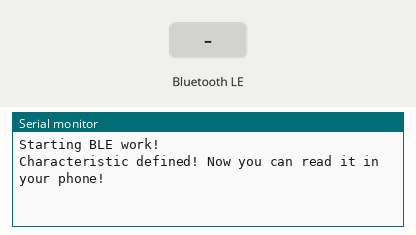
This sketch was run on a simulated ESP32-S3. On the bench: the last lines printed to the serial monitor. Inputs (shaded band) come from the test bench. Nothing arrives over Bluetooth unless stated; a phone connects over Bluetooth LE 3 s after start.

Above: at 6.2 s.
6.3 s: Bluetooth LE write "1" received
At 7.5 s:
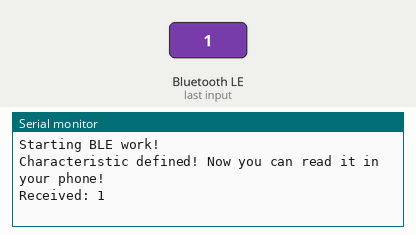
7.8 s: Bluetooth LE write "0" received
At 8.6 s:
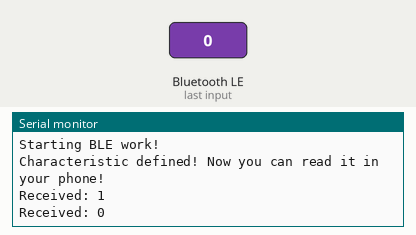
9.3 s: Bluetooth LE write "2" received
At 9.8 s:
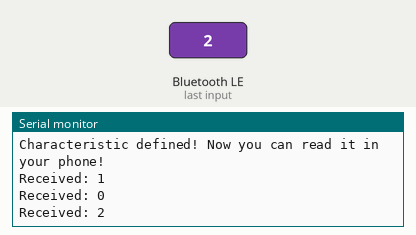

Measured:
- after the input at 6.3 s, the serial monitor: prints a new line at once (image 1)
- after the input at 7.8 s, the serial monitor: prints a new line at once (image 2)
- after the input at 9.3 s, the serial monitor: prints a new line at once (image 3)

The sketch:

ESP32S3_Test.ino
```cpp
/*
    Based on Neil Kolban example for IDF: https://github.com/nkolban/esp32-snippets/blob/master/cpp_utils/tests/BLE%20Tests/SampleServer.cpp
    Ported to Arduino ESP32 by Evandro Copercini
    updates by chegewara
*/

//   _____    _   _              ____                        U  ___ u   ____      _  __   ____     _
//  |_ " _|  |'| |'|     ___    / __"| u      __        __    \/"_ \/U |  _"\ u  |"|/ /  / __"| uU|"|u
//    | |   /| |_| |\   |_"_|  <\___ \/       \"\      /"/    | | | | \| |_) |/  | ' /  <\___ \/ \| |/
//   /| |\  U|  _  |u    | |    u___) |       /\ \ /\ / /\.-,_| |_| |  |  _ <  U/| . \\u u___) |  |_|
//  u |_|U   |_| |_|   U/| |\u  |____/>>     U  \ V  V /  U\_)-\___/   |_| \_\   |_|\_\  |____/>> (_)
//  _// \\_  //   \\.-,_|___|_,-.)(  (__)    .-,_\ /\ /_,-.     \\     //   \\_,-,>> \\,-.)(  (__)|||_
// (__) (__)(_") ("_)\_)-' '-(_/(__)          \_)-'  '-(_/     (__)   (__)  (__)\.)   (_/(__)    (__)_)

#include <BLEDevice.h>
#include <BLEUtils.h>
#include <BLEServer.h>

// See the following for generating UUIDs:
// https://www.uuidgenerator.net/

#define SERVICE_UUID        "4fafc201-1fb5-459e-8fcc-c5c9c331914b"
#define CHARACTERISTIC_UUID "beb5483e-36e1-4688-b7f5-ea07361b26a8"

// Callback class for handling incoming BLE writes
class MyCallbacks : public BLECharacteristicCallbacks {
  void onWrite(BLECharacteristic *pCharacteristic) {
    String rxValue = pCharacteristic->getValue();

    if (rxValue.length() > 0) {
      // Serial.print("Received: ");
      // Serial.flush();
      Serial.println("Received: " + rxValue); // Print the received value
      Serial.flush();
    }
  }
};

void setup() {
  delay(5000);
  Serial.begin(115200);
  Serial.println("Starting BLE work!");

  BLEDevice::init("MyESP32");
  BLEDevice::setMTU(100);
  BLEServer *pServer = BLEDevice::createServer();
  BLEService *pService = pServer->createService(SERVICE_UUID);
  BLECharacteristic *pCharacteristic =
    pService->createCharacteristic(CHARACTERISTIC_UUID, BLECharacteristic::PROPERTY_READ | BLECharacteristic::PROPERTY_WRITE);

  pCharacteristic->setValue("Hello World says Neil");

  // Attach the write callback to handle incoming data
  pCharacteristic->setCallbacks(new MyCallbacks());

  pService->start();

  // BLEAdvertising *pAdvertising = pServer->getAdvertising();  // this still is working for backward compatibility
  BLEAdvertising *pAdvertising = BLEDevice::getAdvertising();
  pAdvertising->addServiceUUID(SERVICE_UUID);
  pAdvertising->setScanResponse(true);
  pAdvertising->setMinPreferred(0x06);  // functions that help with iPhone connections issue
  pAdvertising->setMinPreferred(0x12);
  BLEDevice::startAdvertising();
  Serial.println("Characteristic defined! Now you can read it in your phone!");
}

void loop() {
  // put your main code here, to run repeatedly:
  delay(2000);
}
```
